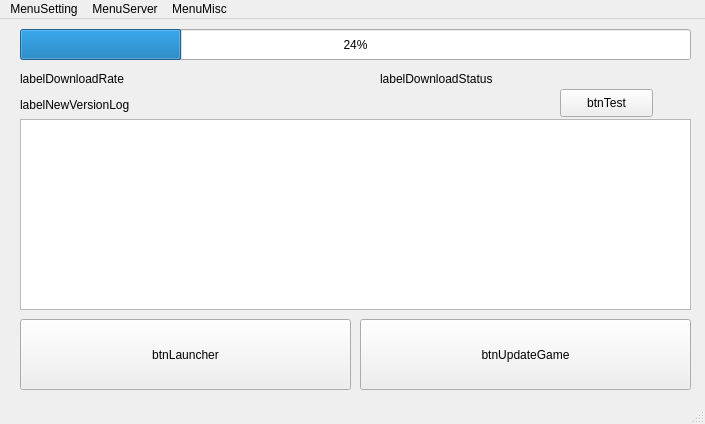
<?xml version="1.0" encoding="UTF-8"?>
<ui version="4.0">
 <class>MainWindow</class>
 <widget class="QMainWindow" name="MainWindow">
  <property name="geometry">
   <rect>
    <x>0</x>
    <y>0</y>
    <width>705</width>
    <height>424</height>
   </rect>
  </property>
  <property name="windowTitle">
   <string>MainWindow</string>
  </property>
  <property name="iconSize">
   <size>
    <width>192</width>
    <height>192</height>
   </size>
  </property>
  <widget class="QWidget" name="centralwidget">
   <widget class="QProgressBar" name="progressBar">
    <property name="geometry">
     <rect>
      <x>20</x>
      <y>10</y>
      <width>671</width>
      <height>31</height>
     </rect>
    </property>
    <property name="value">
     <number>24</number>
    </property>
   </widget>
   <widget class="QPushButton" name="btnLauncher">
    <property name="geometry">
     <rect>
      <x>20</x>
      <y>300</y>
      <width>331</width>
      <height>71</height>
     </rect>
    </property>
    <property name="text">
     <string>btnLauncher</string>
    </property>
   </widget>
   <widget class="QLabel" name="labelNewVersionLog">
    <property name="geometry">
     <rect>
      <x>20</x>
      <y>70</y>
      <width>161</width>
      <height>31</height>
     </rect>
    </property>
    <property name="text">
     <string>labelNewVersionLog</string>
    </property>
   </widget>
   <widget class="QTextEdit" name="textEdit">
    <property name="geometry">
     <rect>
      <x>20</x>
      <y>100</y>
      <width>671</width>
      <height>191</height>
     </rect>
    </property>
    <property name="readOnly">
     <bool>true</bool>
    </property>
   </widget>
   <widget class="QLabel" name="labelDownloadRate">
    <property name="geometry">
     <rect>
      <x>20</x>
      <y>50</y>
      <width>341</width>
      <height>19</height>
     </rect>
    </property>
    <property name="text">
     <string>labelDownloadRate</string>
    </property>
   </widget>
   <widget class="QLabel" name="labelDownloadStatus">
    <property name="geometry">
     <rect>
      <x>380</x>
      <y>50</y>
      <width>311</width>
      <height>20</height>
     </rect>
    </property>
    <property name="text">
     <string>labelDownloadStatus</string>
    </property>
   </widget>
   <widget class="QPushButton" name="btnUpdateGame">
    <property name="geometry">
     <rect>
      <x>360</x>
      <y>300</y>
      <width>331</width>
      <height>71</height>
     </rect>
    </property>
    <property name="text">
     <string>btnUpdateGame</string>
    </property>
   </widget>
   <widget class="QPushButton" name="btnTest">
    <property name="geometry">
     <rect>
      <x>560</x>
      <y>70</y>
      <width>93</width>
      <height>28</height>
     </rect>
    </property>
    <property name="text">
     <string>btnTest</string>
    </property>
   </widget>
  </widget>
  <widget class="QMenuBar" name="menubar">
   <property name="geometry">
    <rect>
     <x>0</x>
     <y>0</y>
     <width>705</width>
     <height>25</height>
    </rect>
   </property>
   <widget class="QMenu" name="menuSetting">
    <property name="title">
     <string>MenuSetting</string>
    </property>
    <addaction name="actionAutoLaunchGame"/>
    <addaction name="actionAutoUpdateGame"/>
    <addaction name="actionAutoUpdateLauncher"/>
   </widget>
   <widget class="QMenu" name="menuMisc">
    <property name="title">
     <string>MenuMisc</string>
    </property>
    <addaction name="actionAbout"/>
    <addaction name="actionUpdate"/>
   </widget>
   <widget class="QMenu" name="menuServer">
    <property name="title">
     <string>MenuServer</string>
    </property>
   </widget>
   <addaction name="menuSetting"/>
   <addaction name="menuServer"/>
   <addaction name="menuMisc"/>
  </widget>
  <widget class="QStatusBar" name="statusbar"/>
  <action name="actionAutoLaunchGame">
   <property name="text">
    <string>MenuActionAutoLaunchGame</string>
   </property>
  </action>
  <action name="actionAutoUpdateGame">
   <property name="text">
    <string>MenuActionAutoUpdateGame</string>
   </property>
  </action>
  <action name="actionAbout">
   <property name="text">
    <string>MenuActionAbout</string>
   </property>
  </action>
  <action name="actionAutoUpdateLauncher">
   <property name="text">
    <string>MenuActionAutoUpdateLauncher</string>
   </property>
  </action>
  <action name="actionUpdate">
   <property name="text">
    <string>MenuActionUpdate</string>
   </property>
  </action>
 </widget>
 <resources/>
 <connections/>
</ui>
